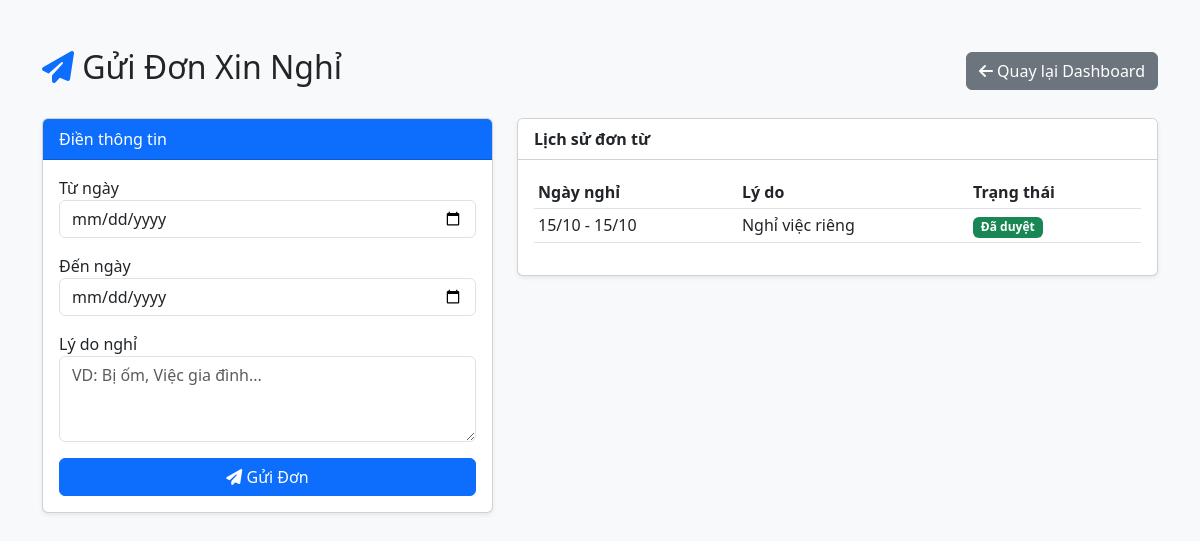
The page /HomePage/user_leaves.php (signed in) on the database its author committed.
### tables this page shows
CREATE TABLE `leave_requests` (
  `id` int(11) NOT NULL,
  `user_id` int(11) NOT NULL,
  `start_date` date NOT NULL,
  `end_date` date NOT NULL,
  `reason` text NOT NULL,
  `status` enum('pending','approved','rejected') DEFAULT 'pending',
  `created_at` timestamp NOT NULL DEFAULT current_timestamp()
);

### HomePage/user_leaves.php (the view, shortened to what this page needs)
<?php
require_once 'db_connect.php';
$user_id = $_SESSION['user_id'];
$history_sql = "SELECT * FROM leave_requests WHERE user_id = ? ORDER BY created_at DESC";
$stmt = $conn->prepare($history_sql);
$stmt->bind_param("i", $user_id);
$stmt->execute();
$history = $stmt->get_result();
?>
<!DOCTYPE html>
<html lang="vi">
<head>
    <link href="https://cdn.jsdelivr.net/npm/bootstrap@5.3.0/dist/css/bootstrap.min.css" rel="stylesheet">
    <link rel="stylesheet" href="https://cdnjs.cloudflare.com/ajax/libs/font-awesome/6.5.1/css/all.min.css">
</head>
<body class="bg-light">
    <div class="container mt-5">
        <div class="d-flex justify-content-between align-items-center mb-4">
            <h2><i class="fas fa-paper-plane text-primary"></i> Gửi Đơn Xin Nghỉ</h2>
            <a href="user_dashboard.php" class="btn btn-secondary"><i class="fas fa-arrow-left"></i> Quay lại Dashboard</a>
        </div>
        <div class="row">
            <div class="col-md-5">
                <div class="card shadow-sm mb-4">
                    <div class="card-header bg-primary text-white">Điền thông tin</div>
                    <div class="card-body">
                        <form method="POST">
                            <div class="mb-3">
                                <label>Từ ngày</label>
                                <input type="date" name="start_date" class="form-control" required>
                            </div>
                            <div class="mb-3">
                                <label>Đến ngày</label>
                                <input type="date" name="end_date" class="form-control" required>
                            </div>
                            <div class="mb-3">
                                <label>Lý do nghỉ</label>
                                <textarea name="reason" class="form-control" rows="3" required placeholder="VD: Bị ốm, Việc gia đình..."></textarea>
                            </div>
                            <button type="submit" class="btn btn-primary w-100"><i class="fas fa-paper-plane"></i> Gửi Đơn</button>
                        </form>
                    </div>
                </div>
            </div>
            <div class="col-md-7">
                <div class="card shadow-sm">
                    <div class="card-header bg-white fw-bold">Lịch sử đơn từ</div>
                    <div class="card-body">
                        <table class="table table-hover table-sm">
                            <thead>
                                <tr>
                                    <th>Ngày nghỉ</th>
                                    <th>Lý do</th>
                                    <th>Trạng thái</th>
                                </tr>
                            </thead>
                            <tbody>
                                <?php if ($history->num_rows > 0): ?>
                                    <?php while($row = $history->fetch_assoc()): ?>
                                    <tr>
                                        <td>
                                            <?php echo date('d/m', strtotime($row['start_date'])); ?> -
                                            <?php echo date('d/m', strtotime($row['end_date'])); ?>
                                        </td>
                                        <td><?php echo $row['reason']; ?></td>
                                        <td>
                                            <?php
                                            if($row['status'] == 'pending') echo '<span class="badge bg-warning text-dark">Chờ duyệt</span>';
                                            elseif($row['status'] == 'approved') echo '<span class="badge bg-success">Đã duyệt</span>';
                                            else echo '<span class="badge bg-danger">Từ chối</span>';
                                            ?>
                                        </td>
                                    </tr>
                                    <?php endwhile; ?>
                                <?php else: ?>
                                    <tr><td colspan="3" class="text-center text-muted">Bạn chưa gửi đơn nào.</td></tr>
                                <?php endif; ?>
                            </tbody>
                        </table>
                    </div>
                </div>
            </div>
        </div>
    </div>
</body>
</html>

### rows shown on the page
leave_requests: start_date "15/10", end_date "15/10", reason "Nghỉ việc riêng", status "Đã duyệt"
